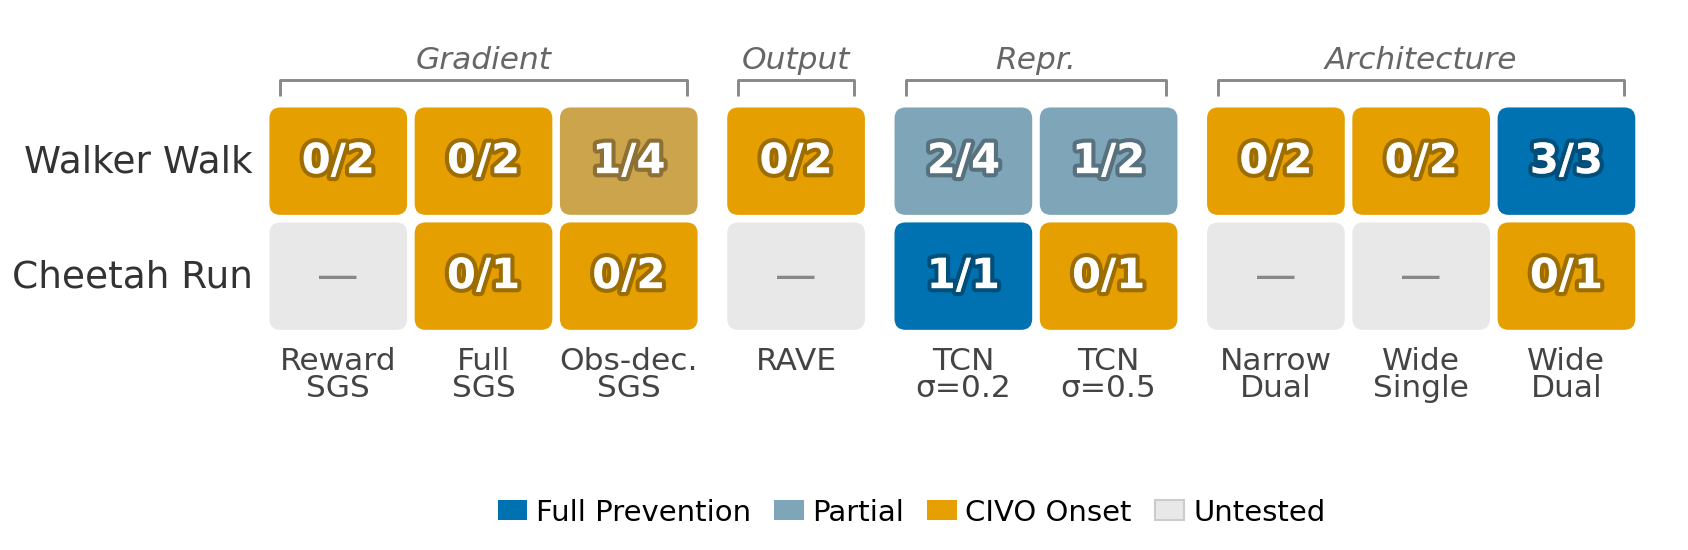

The Python source for this figure:
#!/usr/bin/env python3
"""Intervention Heatmap — §4 "Why Standard Remedies Fail"

Visualises prevention rates across 9 interventions × 2 environments.
Wong/Okabe-Ito: orange (#E69F00) = CIVO onset, blue (#0072B2) = full prevention.
"""

import matplotlib
matplotlib.use('Agg')
import matplotlib.pyplot as plt
import matplotlib.patheffects as pe
import matplotlib.patches as mpatches
import numpy as np
from matplotlib.colors import to_rgb

plt.rcParams.update({
    'font.family': 'DejaVu Sans',
    'font.size': 9,
    'figure.dpi': 300,
    'savefig.dpi': 300,
    'savefig.bbox': 'tight',
    'savefig.pad_inches': 0.04,
    'pdf.fonttype': 42,
    'ps.fonttype': 42,
})

# ── Colours (Wong / Okabe-Ito) ──
C_BLUE   = '#0072B2'
C_ORANGE = '#E69F00'
C_NA     = '#E8E8E8'

def rate_to_color(rate):
    if rate is None:
        return C_NA
    keys = [
        (0.00, np.array(to_rgb('#E69F00'))),
        (0.25, np.array(to_rgb('#CCA44C'))),
        (0.50, np.array(to_rgb('#7FA5B8'))),
        (0.75, np.array(to_rgb('#3E8FB4'))),
        (1.00, np.array(to_rgb('#0072B2'))),
    ]
    for i in range(len(keys) - 1):
        t0, c0 = keys[i]
        t1, c1 = keys[i + 1]
        if rate <= t1 + 1e-9:
            f = (rate - t0) / (t1 - t0) if t1 > t0 else 0.0
            return tuple((1 - f) * c0 + f * c1)
    return C_BLUE

# ── Data ──
grid = [
    [(0,2), (0,2), (1,4), (0,2), (2,4), (1,2), (0,2), (0,2), (3,3)],
    [None,  (0,1), (0,2), None,  (1,1), (0,1), None,  None,  (0,1)],
]
BORDERLINE = set()

col_labels = [
    "Reward\nSGS", "Full\nSGS", "Obs-dec.\nSGS",
    "RAVE",
    "TCN\nσ=0.2", "TCN\nσ=0.5",
    "Narrow\nDual", "Wide\nSingle", "Wide\nDual",
]
row_labels = ["Walker Walk", "Cheetah Run"]
groups = [
    (0, 2, "Gradient"),
    (3, 3, "Output"),
    (4, 5, "Repr."),
    (6, 8, "Architecture"),
]
group_starts = {3, 4, 6}

N_R, N_C = 2, 9

# ── Layout geometry (data units, aspect='equal') ──
CW   = 1.0     # cell width
CH   = 0.78    # cell height
XG   = 0.055   # x gap between cells
YG   = 0.055   # y gap between rows
GG   = 0.16    # extra gap at group boundaries
RAD  = 0.08    # corner radius

# Column x-positions
xpos = []
x = 0.0
for c in range(N_C):
    if c in group_starts:
        x += GG
    xpos.append(x)
    x += CW + XG

# Row y-positions (top to bottom)
ypos = [0.0, CH + YG]

grid_w = xpos[-1] + CW
grid_h = ypos[-1] + CH

# ── Figure ──
fig, ax = plt.subplots(figsize=(7, 3.2))

for r in range(N_R):
    for c in range(N_C):
        cell = grid[r][c]
        bl = (r, c) in BORDERLINE

        if cell is None:
            color, txt, na = C_NA, '—', True
        else:
            num, den = cell
            rate = num / den
            if bl:
                rate = 0.50
            color = rate_to_color(rate)
            txt = f'{num}/{den}' + ('*' if bl else '')
            na = False

        rx, ry = xpos[c], ypos[r]
        rect = mpatches.FancyBboxPatch(
            (rx, ry), CW, CH,
            boxstyle=mpatches.BoxStyle.Round(pad=0, rounding_size=RAD),
            facecolor=color, edgecolor='none', zorder=1)
        ax.add_patch(rect)

        tc = '#888888' if na else 'white'
        tw = 'normal' if na else 'bold'
        t = ax.text(rx + CW / 2, ry + CH / 2, txt,
                    ha='center', va='center',
                    fontsize=10, fontweight=tw, color=tc, zorder=2)
        if not na:
            t.set_path_effects([
                pe.withStroke(linewidth=2.0, foreground='#00000050')])

# Axes
ax.set_xlim(-1.6, grid_w + 0.3)
ax.set_ylim(grid_h + 1.0, -0.7)
ax.set_aspect('equal')
ax.axis('off')

# ── Column labels ──
for c in range(N_C):
    ax.text(xpos[c] + CW / 2, grid_h + 0.12, col_labels[c],
            ha='center', va='top', fontsize=7.5, color='#444444',
            linespacing=0.88)

# ── Row labels ──
for r in range(N_R):
    ax.text(-0.12, ypos[r] + CH / 2, row_labels[r],
            ha='right', va='center', fontsize=9, color='#333333')

# ── Group brackets ──
bk_bot = -0.08
bk_top = -0.20
for s, e, lab in groups:
    x0 = xpos[s] + 0.08
    x1 = xpos[e] + CW - 0.08
    xm = (x0 + x1) / 2
    ax.plot([x0, x0, x1, x1], [bk_bot, bk_top, bk_top, bk_bot],
            color='#888888', lw=0.7, solid_capstyle='butt', clip_on=False)
    ax.text(xm, bk_top - 0.04, lab, ha='center', va='bottom',
            fontsize=7.5, color='#666666', fontstyle='italic', clip_on=False)

# ── Legend ──
handles = [
    mpatches.Patch(facecolor=C_BLUE, edgecolor='none', label='Full Prevention'),
    mpatches.Patch(facecolor=rate_to_color(0.5), edgecolor='none', label='Partial'),
    mpatches.Patch(facecolor=C_ORANGE, edgecolor='none', label='CIVO Onset'),
    mpatches.Patch(facecolor=C_NA, edgecolor='#CCCCCC', lw=0.5, label='Untested'),
]
ax.legend(handles=handles, loc='upper center',
          bbox_to_anchor=(0.53, -0.01), ncol=4,
          fontsize=7, frameon=False,
          handlelength=1.0, handleheight=0.7,
          handletextpad=0.3, columnspacing=0.8)


# ── Save ──
import os
outdir = os.path.dirname(os.path.abspath(__file__))
for ext in ('pdf', 'png'):
    fig.savefig(os.path.join(outdir, f'fig_intervention_heatmap.{ext}'))
plt.close()
print('Saved fig_intervention_heatmap.{pdf,png}')
